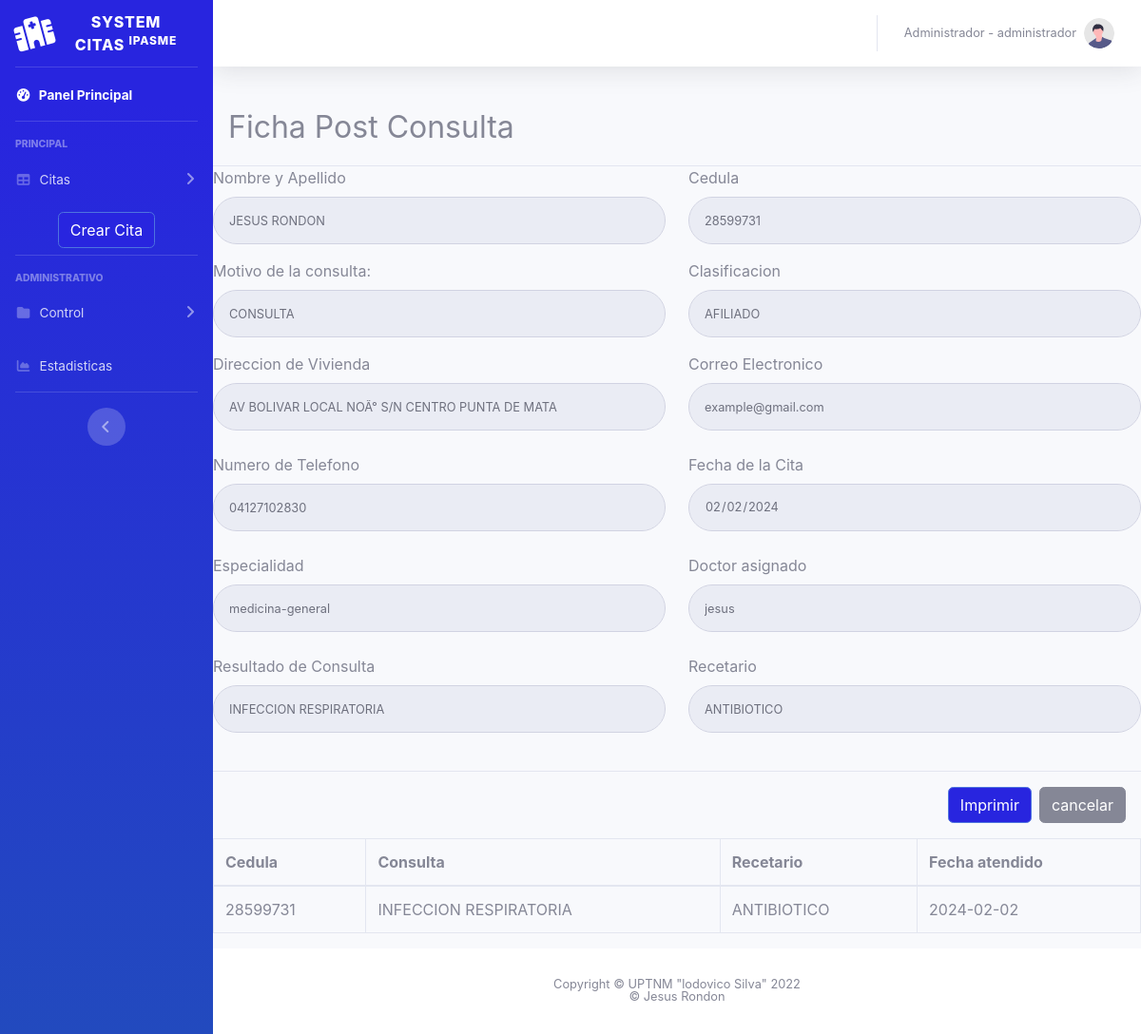
The app's page /ficha.php?id=14 (signed in) with its own data.
### tables this page shows
CREATE TABLE `ccitas` (
  `id` int(100) NOT NULL,
  `name` varchar(40) NOT NULL,
  `ci` int(30) NOT NULL,
  `localidad` varchar(80) NOT NULL,
  `atencion` varchar(500) NOT NULL,
  `email` varchar(80) NOT NULL,
  `telefono` varchar(15) NOT NULL,
  `consulta` varchar(50) NOT NULL,
  `fechac` date NOT NULL,
  `fechareg` date DEFAULT NULL,
  `doctor` text NOT NULL,
  `clasificacion` text NOT NULL
);

CREATE TABLE `consultas` (
  `id` int(20) NOT NULL,
  `id_cita` int(10) NOT NULL,
  `ci` int(20) NOT NULL,
  `consulta` varchar(100) NOT NULL,
  `recetario` varchar(100) NOT NULL,
  `fecha` date NOT NULL
);

### ficha.php (the view, shortened to what this page needs)
<?php
	include ("controlador/conexion.php");
	$id= $_GET['id'];
	$m=$conn->query("SELECT * FROM ccitas WHERE id='$id'");
	$f=$conn->query("SELECT * FROM consultas WHERE id_cita='$id'");
	$datosf = $f->fetch_array();
	$datos = $m->fetch_array();
?>
<!DOCTYPE html>
<html lang="en">
<head>
    <link href="vendor/fontawesome-free/css/all.min.css" rel="stylesheet" type="text/css">
    <link href="css/sb-admin-2.min.css" rel="stylesheet">
	<link href="css/stylesp.css" rel="stylesheet">
</head>
<body id="page-top">
    <div id="wrapper">
        <? include ("modulos/menu.php"); ?>
        <div id="content-wrapper" class="d-flex flex-column">
            <div id="content">
                <nav class="navbar navbar-expand navbar-light bg-white topbar mb-4 static-top shadow">
                    <button id="sidebarToggleTop" class="btn btn-link d-md-none rounded-circle mr-3">
                    <ul class="navbar-nav ml-auto printN">
					</ul>
                </nav>
	<div id="content">
	<div class="modal-header text-center">
		<h2 class="modal-title" id="exampleModalLabel">Ficha Post Consulta</h2>
	</div>
	<form autocomplete="off" method="POST" class="user">
	  <div class="form-group row">
			<div class="col-sm-6 mb-3 mb-sm-0">
			<label>Nombre y Apellido</label>
			<input DISABLED type="text" class="form-control form-control-user" name="name" value="<? echo $datos['name'];?>">
			</div>
			<div class="col-sm-6">
			<label>Cedula</label>
			<input DISABLED type="text" class="form-control form-control-user" name="ci2" value="<? echo $datos['ci'];?>">
			</div>
	  </div>
		<div class="form-group row">
		<div class="col-sm-6 mb-3 mb-sm-0">
		<label>Motivo de la consulta:</label>
		<input DISABLED type="text" class="form-control form-control-user" name="atencion" value="<? echo $datos['atencion'];?>"></div>
		<div class="col-sm-6 mb-3 mb-sm-0">
		<label>Clasificacion</label>
		<input DISABLED type="text" class="form-control form-control-user" name="clasificacion" value="<? echo $datos['clasificacion'];?>"></div>
		</div>
	<div class="form-group row">
			<div class="col-sm-6 mb-3 mb-sm-0">
			<label>Direccion de Vivienda</label>
			<input DISABLED type="text" class="form-control form-control-user" name="localidad" value="<? echo $datos['localidad'];?>">
			</div>
			<div class="col-sm-6 mb-3 mb-sm-0">
			<label>Correo Electronico</label>
			<input DISABLED type="text" class="form-control form-control-user" name="email" value="<? echo $datos['email'];?>"><br>
			</div>
			<div class="col-sm-6 mb-3 mb-sm-0">
			<label>Numero de Telefono</label>
			<input DISABLED type="text" class="form-control form-control-user" name="telefono" value="<? echo $datos['telefono'];?>">
			</div>
			<div class="col-sm-6 mb-3 mb-sm-0">
			<label>Fecha de la Cita</label>
			<input DISABLED type="date" class="form-control form-control-user" name="fechac" value="<? echo $datos['fechac'];?>"><br>
			</div>
			<div class="col-sm-6 mb-3 mb-sm-0">
			<label>Especialidad</label>
			<input DISABLED type="text" class="form-control form-control-user" name="consulta" value="<? echo $datos['consulta'];?>"><br>
			</div>
			<div class="col-sm-6">
			<label>Doctor asignado</label>
				<input DISABLED type="text" class="form-control form-control-user" name="doctor" value="<? echo $datos['doctor'];?>"><br>
			</div>
			<div class="col-sm-6">
			<label>Resultado de Consulta</label>
				<input required value="<? echo $datosf['consulta'];?>" type="text" class="form-control form-control-user campo" name="consulta" <?if($datosf['id_cita'] >0){?> DISABLED <?}?>><br>
			</div>
			<div class="col-sm-6">
			<label>Recetario</label>
				<input required value="<? echo $datosf['recetario'];?>" type="text" class="form-control form-control-user campo" name="recetario" <?if($datosf['id_cita'] >0){?>DISABLED<?}?>><br>
			</div>
	</div>
			<div class="modal-footer">
			<?if($datosf['id_cita'] <=0){
				echo'<input class="btn btn-primary printN" type="submit" value="Guardar datos" name="fichaconsulta"></input>';
			}else{?>
				<input class="btn btn-primary printN" type="submit" value="Imprimir" onclick="imprimir();"></input>
			<?}?>
				<a class="btn btn-secondary printN" href="citas.php">cancelar</a>
            </div>
	 </form>
</div>
	</div>
        <div id="content-wrapper" class="d-flex flex-column">
			<div class="">
			<table class='table table-bordered' id='dataTable' width='100%' cellspacing='0'>
				<thead>
				<tr>
				<th>Cedula</th>
				<th>Consulta</th>
				<th>Recetario</th>
				<th>Fecha atendido</th>
				</tr></thead>
				<tbody><?
				$cedulaP= $datos['ci'];
				$consultaEspecial=$conn->query("SELECT * FROM consultas WHERE ci='$cedulaP'");
				while($muestra = $consultaEspecial->fetch_assoc()){?>
					<tr>
                        <td><? echo $muestra['ci'];?></td>
						<td><? echo $muestra['consulta'];?></td>
						<td><? echo $muestra['recetario'];?></td>
						<td><? echo $muestra['fecha'];?></td>
                     </tr><?}?>
				</tbody></table>
			</div>
            <footer class="sticky-footer bg-white">
                <div class="container my-auto">
                    <div class="copyright text-center my-auto">
                        <span>Copyright &copy; UPTNM "lodovico Silva" 2022</span><br>
                        <span>&copy; Jesus Rondon</span>
                    </div>
                </div>
            </footer>
        </div>
    </div>
</div>
</body>
</html>

### modulos/menu.php (shortened to what this page needs)
<nav class="menu printN" id="wrapper">
        <ul class="navbar-nav bg-gradient-primary sidebar sidebar-dark accordion" id="accordionSidebar" style="height-640px">
                <a class="sidebar-brand d-flex align-items-center justify-content-center" href="index.php">
                    <div class="sidebar-brand-icon rotate-n-15">
                        <i class="fas fa-hospital"></i>
                    </div>
                    <div class="sidebar-brand-text mx-3">System Citas <sup>ipasme</sup></div>
                </a>
                <hr class="sidebar-divider my-0">
                <li class="nav-item active">
                    <a class="nav-link" href="index.php">
                        <i class="fas fa-fw fa-tachometer-alt"></i>
                        <span>Panel Principal</span></a>
                </li>
                <hr class="sidebar-divider">
                <div class="sidebar-heading">
                    Principal
                </div>
				<li class="nav-item">
				<a class="nav-link collapsed" href="#" data-toggle="collapse" data-target="#citas"
                        aria-expanded="true" aria-controls="citas">
					<i class="fas fa-fw fa-table"></i>
					<span>Citas</span></a>
				</li>
                <div class="btn">
                    <a class="btn btn-primary " type="button" name="crearc" id="crearc"
					href="cita.php">Crear Cita</a>
                </div>
                <hr class="sidebar-divider">
                <?
				$admin = $_SESSION["rol"];
			if($admin == 1){
				echo '<div class="sidebar-heading">
                    Administrativo
                </div>
                <li class="nav-item">
                    <a class="nav-link collapsed" href="#" data-toggle="collapse" data-target="#collapsePages"
                        aria-expanded="true" aria-controls="collapsePages">
                        <i class="fas fa-fw fa-folder"></i>
                        <span>Control</span>
                    </a>
                    <div id="collapsePages" class="collapse" aria-labelledby="headingPages" data-parent="#accordionSidebar">
                        <div class="bg-white py-2 collapse-inner rounded">
                            <h6 class="collapse-header">Acceso Administrativo:</h6>
                            <a class="collapse-item" href="control.php">Registro de doctores</a>
                            <a class="collapse-item" href="periodos.php">Generador de reporte</a>
                            <div class="collapse-divider"></div>
                        </div>
                    </div>
                </li>
				<li class="nav-item">
                    <a class="nav-link" href="graficas.php">
                        <i class="fas fa-fw fa-chart-area"></i>
                        <span>Estadisticas</span></a>
                </li>';
			}else{}
				?>
            <hr class="sidebar-divider d-none d-md-block">
            <div class="text-center d-none d-md-inline">
                <button class="rounded-circle border-0" id="sidebarToggle"></button>
            </div>
        </ul>
        </nav>

### records on screen
ccitas: name "JESUS RONDON", ci2 "28599731", atencion "CONSULTA", clasificacion "AFILIADO", localidad "AV BOLIVAR LOCAL NOÂ° S/N CENTRO PUNTA DE MATA", email "example@gmail.com", telefono "04127102830", fechac "02/02/2024", consulta "medicina-general", doctor "jesus"
consultas: consulta "INFECCION RESPIRATORIA", recetario "ANTIBIOTICO", ci "28599731", fecha "2024-02-02"
